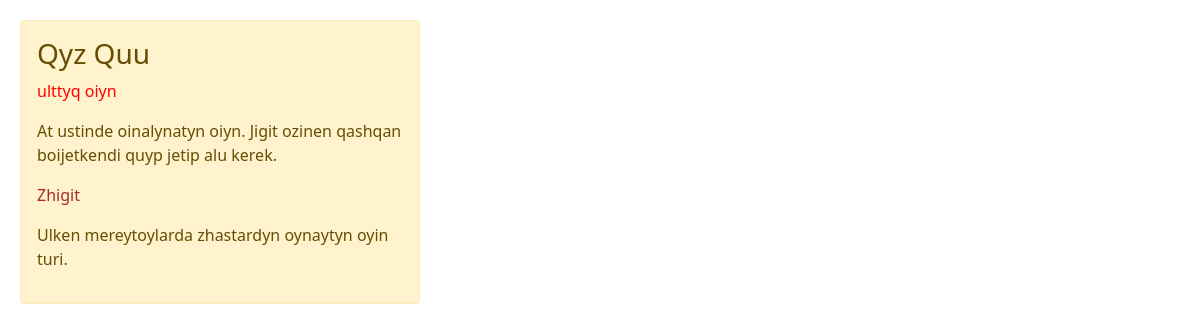
Screenshot of /tradition/qyz-quu with the database file from the repository.
### kzsport/models.py (models this page shows, shortened)
class Tradition(models.Model):
    title = models.CharField('Atau', max_length=50)
    intro = models.CharField('Anons', max_length=250)
    full_text = models.TextField('Sipat')
    famous = models.CharField('Name', max_length=40)
    history = models.TextField('Tarih')
    slug = models.SlugField(max_length=255, unique=True, db_index=True, verbose_name="URL")

### kzsport/views.py (the view)
# urls.py: path('tradition/<slug:tradition_slug>', views.show_tradition, name='show'),
def show_tradition(request, tradition_slug):
    tradition = get_object_or_404(Tradition, slug = tradition_slug)
    context = {'tradition' : tradition}
    return render(request, 'kzsport/show_traditions.html', context = context)

### kzsport/templates/kzsport/show_traditions.html (shortened to what this page needs)
<!DOCTYPE html>
<html lang="en">
<head>
    <link rel="stylesheet" href="https://cdn.jsdelivr.net/npm/bootstrap@5.1.3/dist/css/bootstrap.min.css">
</head>
<body>
    {% block content %}
    <div class="alert alert-warning" style="float:left; clear:both; width: 400px; margin: 20px 20px; text-align:left">
        <h3>{{tradition.title}}</h3>
        <p style="color: red;">{{tradition.intro}}</p>
        <p>{{tradition.full_text}}</p>
        <p style="color: brown;">{{tradition.famous}}</p>
        <p>{{tradition.history}}</p>
    </div>
    {% endblock %}
</body>
</html>

### rows the page displays
Tradition: title "Qyz Quu", intro "ulttyq oiyn", full_text "At ustinde oinalynatyn oiyn. Jigit ozinen qashqan boijetkendi quyp jetip alu kerek.", famous "Zhigit", history "Ulken mereytoylarda zhastardyn oynaytyn oyin turi."
